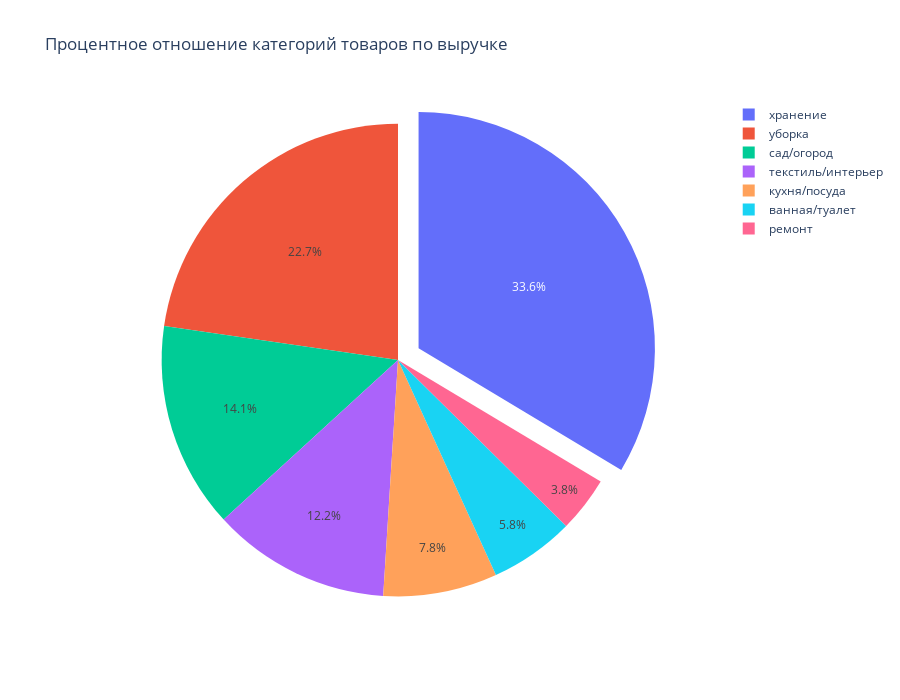

Write notebook code for a chart like this one.
### Code cell
fig = go.Figure(data=[go.Pie(labels=ecom8['category'], # указываем значения, которые появятся на метках сегментов
                             values=ecom8['ratio_price'], # указываем данные, которые отобразятся на графике
                             pull = [0.1, 0])]) # добавляем аргумент, который выделит сегмент-лидер на графике
fig.update_layout(title='Процентное отношение категорий товаров по выручке', # указываем заголовок графика
                  width=900, # указываем размеры графика
                  height=700,
                  )
fig.show()

### Figure 1 — Plotly figure (JSON) as saved in the notebook; plotly's stock layout.template omitted (floating-point values rounded to 4 significant figures)
{"data": [{"labels": ["хранение", "уборка", "cад/огород", "текстиль/интерьер", "кухня/посуда", "ванная/туалет", "ремонт"], "pull": [0.1, 0], "type": "pie", "values": [33.6, 22.7, 14.1, 12.2, 7.8, 5.8, 3.8]}], "layout": {"height": 700, "title": {"text": "Процентное отношение категорий товаров по выручке"}, "width": 900}}
